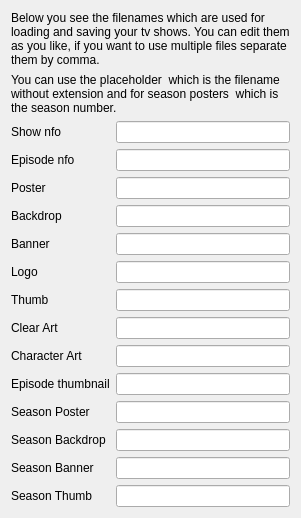
      <widget class="QWidget" name="page_tvshows">
       <layout class="QVBoxLayout" name="verticalLayout_7" stretch="0,0,1">
        <item>
         <widget class="QLabel" name="label_46">
          <property name="text">
           <string>Below you see the filenames which are used for loading and saving your tv shows. You can edit them as you like, if you want to use multiple files separate them by comma.</string>
          </property>
          <property name="wordWrap">
           <bool>true</bool>
          </property>
         </widget>
        </item>
        <item>
         <widget class="QLabel" name="label_47">
          <property name="text">
           <string>You can use the placeholder &lt;baseFileName&gt; which is the filename without extension and for season posters &lt;seasonNumber&gt; which is the season number.</string>
          </property>
          <property name="wordWrap">
           <bool>true</bool>
          </property>
         </widget>
        </item>
        <item>
         <layout class="QFormLayout" name="formLayout_6">
          <property name="fieldGrowthPolicy">
           <enum>QFormLayout::ExpandingFieldsGrow</enum>
          </property>
          <item row="0" column="0">
           <widget class="QLabel" name="label_26">
            <property name="text">
             <string>Show nfo</string>
            </property>
           </widget>
          </item>
          <item row="2" column="0">
           <widget class="QLabel" name="label_27">
            <property name="text">
             <string>Poster</string>
            </property>
           </widget>
          </item>
          <item row="3" column="0">
           <widget class="QLabel" name="label_28">
            <property name="text">
             <string>Backdrop</string>
            </property>
           </widget>
          </item>
          <item row="4" column="0">
           <widget class="QLabel" name="label_29">
            <property name="text">
             <string>Banner</string>
            </property>
           </widget>
          </item>
          <item row="5" column="0">
           <widget class="QLabel" name="label_32">
            <property name="text">
             <string>Logo</string>
            </property>
           </widget>
          </item>
          <item row="7" column="0">
           <widget class="QLabel" name="label_34">
            <property name="text">
             <string>Clear Art</string>
            </property>
           </widget>
          </item>
          <item row="8" column="0">
           <widget class="QLabel" name="label_30">
            <property name="text">
             <string>Character Art</string>
            </property>
           </widget>
          </item>
          <item row="10" column="0">
           <widget class="QLabel" name="label_31">
            <property name="text">
             <string>Season Poster</string>
            </property>
           </widget>
          </item>
          <item row="11" column="0">
           <widget class="QLabel" name="label_35">
            <property name="text">
             <string>Season Backdrop</string>
            </property>
           </widget>
          </item>
          <item row="1" column="0">
           <widget class="QLabel" name="label_33">
            <property name="text">
             <string>Episode nfo</string>
            </property>
           </widget>
          </item>
          <item row="9" column="0">
           <widget class="QLabel" name="label_36">
            <property name="text">
             <string>Episode thumbnail</string>
            </property>
           </widget>
          </item>
          <item row="12" column="0">
           <widget class="QLabel" name="label_37">
            <property name="text">
             <string>Season Banner</string>
            </property>
           </widget>
          </item>
          <item row="0" column="1">
           <widget class="QLineEdit" name="showNfo">
            <property name="maximumSize">
             <size>
              <width>400</width>
              <height>16777215</height>
             </size>
            </property>
           </widget>
          </item>
          <item row="1" column="1">
           <widget class="QLineEdit" name="showEpisodeNfo">
            <property name="maximumSize">
             <size>
              <width>400</width>
              <height>16777215</height>
             </size>
            </property>
           </widget>
          </item>
          <item row="2" column="1">
           <widget class="QLineEdit" name="showPoster">
            <property name="maximumSize">
             <size>
              <width>400</width>
              <height>16777215</height>
             </size>
            </property>
           </widget>
          </item>
          <item row="3" column="1">
           <widget class="QLineEdit" name="showBackdrop">
            <property name="maximumSize">
             <size>
              <width>400</width>
              <height>16777215</height>
             </size>
            </property>
           </widget>
          </item>
          <item row="4" column="1">
           <widget class="QLineEdit" name="showBanner">
            <property name="maximumSize">
             <size>
              <width>400</width>
              <height>16777215</height>
             </size>
            </property>
           </widget>
          </item>
          <item row="5" column="1">
           <widget class="QLineEdit" name="showLogo">
            <property name="maximumSize">
             <size>
              <width>400</width>
              <height>16777215</height>
             </size>
            </property>
           </widget>
          </item>
          <item row="7" column="1">
           <widget class="QLineEdit" name="showClearArt">
            <property name="maximumSize">
             <size>
              <width>400</width>
              <height>16777215</height>
             </size>
            </property>
           </widget>
          </item>
          <item row="8" column="1">
           <widget class="QLineEdit" name="showCharacterArt">
            <property name="maximumSize">
             <size>
              <width>400</width>
              <height>16777215</height>
             </size>
            </property>
           </widget>
          </item>
          <item row="9" column="1">
           <widget class="QLineEdit" name="showEpisodeThumbnail">
            <property name="maximumSize">
             <size>
              <width>400</width>
              <height>16777215</height>
             </size>
            </property>
           </widget>
          </item>
          <item row="10" column="1">
           <widget class="QLineEdit" name="showSeasonPoster">
            <property name="maximumSize">
             <size>
              <width>400</width>
              <height>16777215</height>
             </size>
            </property>
           </widget>
          </item>
          <item row="11" column="1">
           <widget class="QLineEdit" name="showSeasonBackdrop">
            <property name="maximumSize">
             <size>
              <width>400</width>
              <height>16777215</height>
             </size>
            </property>
           </widget>
          </item>
          <item row="12" column="1">
           <widget class="QLineEdit" name="showSeasonBanner">
            <property name="maximumSize">
             <size>
              <width>400</width>
              <height>16777215</height>
             </size>
            </property>
           </widget>
          </item>
          <item row="13" column="0">
           <widget class="QLabel" name="label_51">
            <property name="text">
             <string>Season Thumb</string>
            </property>
           </widget>
          </item>
          <item row="6" column="0">
           <widget class="QLabel" name="label_52">
            <property name="text">
             <string>Thumb</string>
            </property>
           </widget>
          </item>
          <item row="6" column="1">
           <widget class="QLineEdit" name="showThumb">
            <property name="maximumSize">
             <size>
              <width>400</width>
              <height>16777215</height>
             </size>
            </property>
           </widget>
          </item>
          <item row="13" column="1">
           <widget class="QLineEdit" name="showSeasonThumb">
            <property name="maximumSize">
             <size>
              <width>400</width>
              <height>16777215</height>
             </size>
            </property>
           </widget>
          </item>
         </layout>
        </item>
       </layout>
      </widget>
